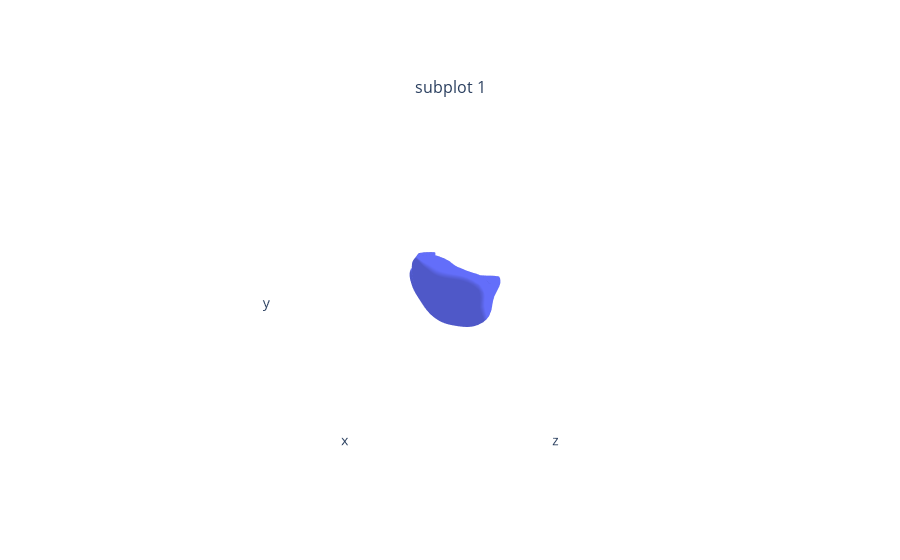

Notebook code for this chart:
### Code cell
plot_batch_individually(new_src_mesh)

### Figure 1 — Plotly figure (JSON) as saved in the notebook; plotly's stock layout.template omitted (floating-point values rounded to 4 significant figures; data arrays with more than 128 entries replaced by an {"elided": "..."} marker saying what was removed)
{"data": [{"i": {"elided": "5120 int values"}, "j": {"elided": "5120 int values"}, "k": {"elided": "5120 int values"}, "lighting": {"ambient": 0.8, "diffuse": 1, "facenormalsepsilon": 1e-06, "fresnel": 0, "roughness": 0.5, "specular": 0, "vertexnormalsepsilon": 1e-12}, "name": "trace1-1", "scene": "scene", "type": "mesh3d", "x": {"elided": "2562 float values"}, "y": {"elided": "2562 float values"}, "z": {"elided": "2562 float values"}}], "layout": {"annotations": [{"font": {"size": 16}, "showarrow": false, "text": "subplot 1", "x": 0.5, "xanchor": "center", "xref": "paper", "y": 1, "yanchor": "bottom", "yref": "paper"}], "scene": {"aspectmode": "cube", "camera": {"up": {"x": 0, "y": 1, "z": 0}}, "domain": {"x": [0, 1], "y": [0, 1]}, "xaxis": {"backgroundcolor": "#fff", "range": [-0.9664, 0.9844], "showaxeslabels": false, "showgrid": false, "showline": false, "showticklabels": false, "ticks": "", "zeroline": false}, "yaxis": {"backgroundcolor": "#fff", "range": [-0.9759, 0.975], "showaxeslabels": false, "showgrid": false, "showline": false, "showticklabels": false, "ticks": "", "zeroline": false}, "zaxis": {"backgroundcolor": "#fff", "range": [-0.7479, 1.203], "showaxeslabels": false, "showgrid": false, "showline": false, "showticklabels": false, "ticks": "", "zeroline": false}}}}
